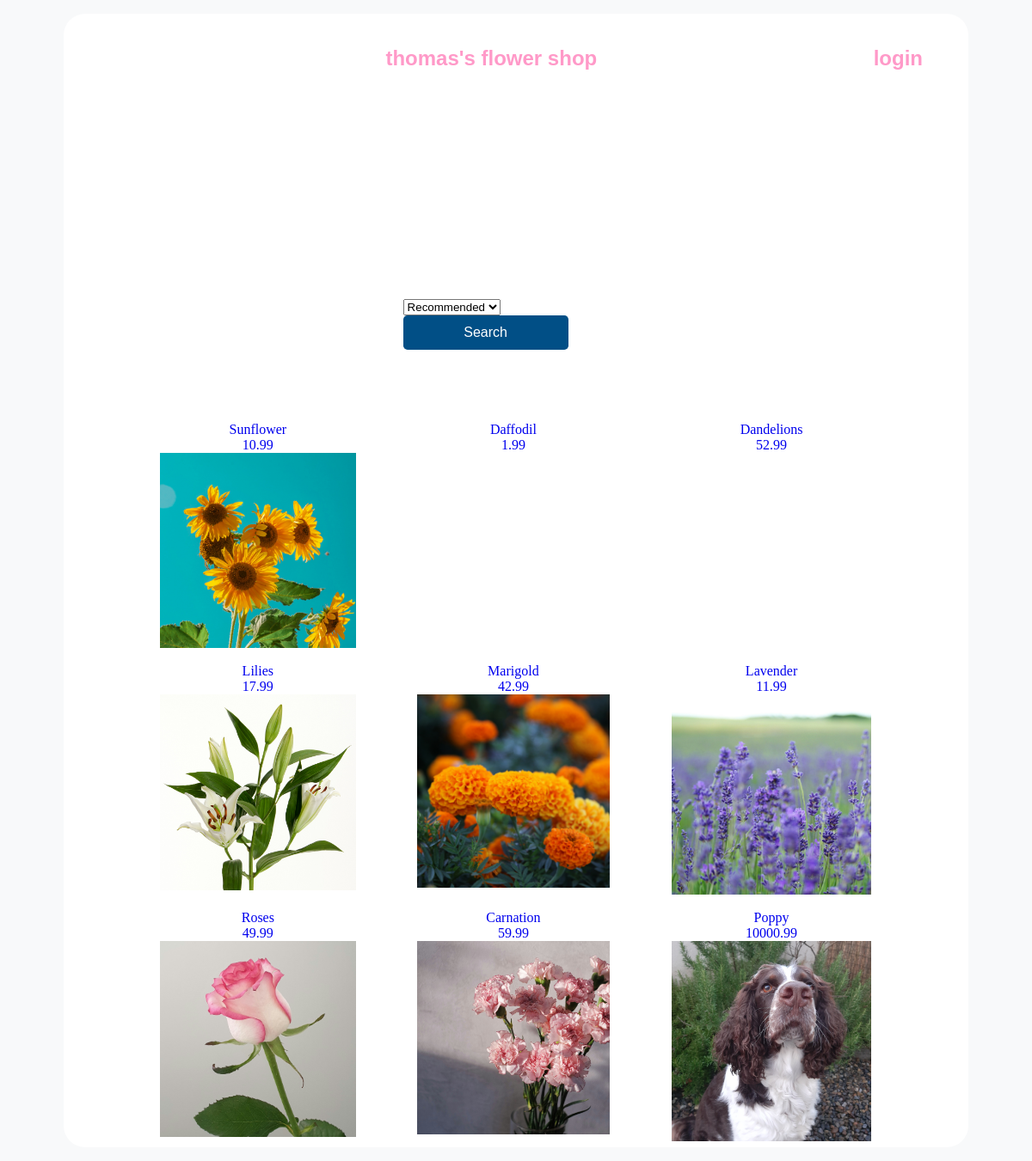
The page / on the database its author committed.
### tables this page shows
CREATE TABLE flowers
(
    flower_id INTEGER PRIMARY KEY AUTOINCREMENT,
    flower_name TEXT NOT NULL,
    price REAL NOT NULL,
    img_url TEXT NOT NULL
);

### app.py (the view, shortened to what this page needs)
@app.route('/', methods=['POST', 'GET'])
def flowers():
    db = get_db()
    flowers = db.execute(
        '''SELECT * FROM flowers;''').fetchall()
    form = FilterForm()
    return render_template('flowers.html', form=form, flowers=flowers)

### form.py
class FilterForm(FlaskForm):
    filter = SelectField('filter', choices=['Recommended','Highest First', 'Lowest First'])
    submit = SubmitField('Search')

### database.py (called while the page is built)
def get_db():
    if "db" not in g:
        g.db = sqlite3.connect(DATABASE,
            detect_types=sqlite3.PARSE_DECLTYPES
        )
        g.db.row_factory = sqlite3.Row
    return g.db

### templates/flowers.html (shortened to what this page needs)
{% extends 'base.html' %}
{% block main_content %}
{% set counter = 2 %}
<main>
    <nav>
        <h2><a href="{{url_for('flowers')}}">thomas's flower shop</a></h2>
        <h2><a href="{{url_for('login')}}">login</a></h2>
    </nav>
    <div id="banner">
    </div>
    <div class="filter">
        <form action="" method="POST" novalidate>
            {{ form.filter() }}
            <br>
            {{form.submit()}}
        </form>
    </div>
    <div id="container">
        {% for flower in flowers %}
        <div id="flower">
            <a href="{{url_for('add_to_basket', flower_name=flower['flower_name'])}}">
                {{flower['flower_name']}}
                <br>
                {{flower['price']}}
                <br>
                <img src="{{ url_for('static', filename=flower['img_url'])}}" alt="">
            </a>
        </div>
        {% endfor %}
    </div>
    {% endblock %}

### templates/base.html (shortened to what this page needs)
<!DOCTYPE html>
<html lang="en">
<head>
    <link rel="stylesheet" href="{{ url_for('static', filename='main.css') }}">
</head>
<body>
        {% block main_content %}
        {% endblock %}
</body>
</html>

### static/main.css (style rules this page uses)
main { padding-top: 1rem; border-radius: 25px; background-color: white; width: 90%; margin: auto; }
form { background-color: white; color: #6C757D; margin: auto; width: 25%; margin-top: 10rem; text-align: left; padding: 4rem; border-radius: 1rem; font-size: 1.2rem; }
input { width: 12rem; margin-bottom: 1rem; }
input#submit { background-color: #014f86; color: white; border: none; padding: 0.7rem; border-radius: 0.3rem; font-size: 1rem; }
body { background-color: #F8F9FA; margin: 1rem; }
a { text-decoration: none; text-align: center; margin: auto; }
h2 a { color: #ff99c8; }
nav { display: flex; width: 90%; margin: auto; justify-content: space-between; background-color: white; text-align: center; padding: 0.1rem; color: #ff99c8; font-family: 'Gill Sans', 'Gill Sans MT', Calibri, 'Trebuchet MS', sans-serif; }
#banner { display: block; width: 90%; margin: auto; }
#container { display:grid; grid-template-columns: auto auto auto; column-gap: 0.5rem; row-gap: 0.5rem; margin: 0rem 5rem; }
img { width: 80%; margin: auto; }
#banner { margin: auto; text-align: center; }
#flower { background-color: white; padding: 0.2rem; display: inline; text-align: center; }
@media screen and (min-width: 1100px) { #banner { width: 90%; margin: auto; } }

### rows shown on the page
flowers: flower_name "Sunflower", price "10.99", img_url (picture)
flowers: flower_name "Daffodil", price "1.99"
flowers: flower_name "Dandelions", price "52.99"
flowers: flower_name "Lilies", price "17.99", img_url (picture)
flowers: flower_name "Marigold", price "42.99", img_url (picture)
flowers: flower_name "Lavender", price "11.99", img_url (picture)
flowers: flower_name "Roses", price "49.99", img_url (picture)
flowers: flower_name "Carnation", price "59.99", img_url (picture)
flowers: flower_name "Poppy", price "10000.99", img_url (picture)
